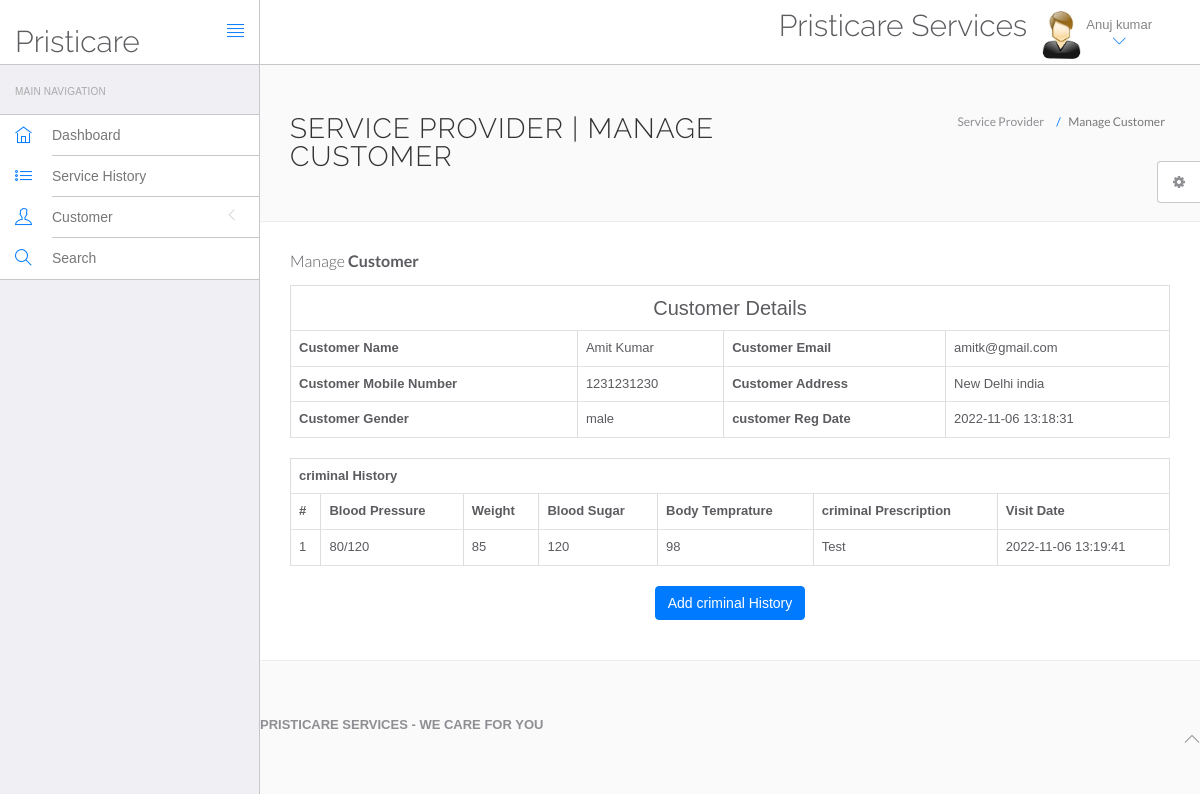
/PristiCare/hms/Service_Provider/view-customer.php?viewid=1 (signed in), run on the app's committed database.
### tables this page shows
CREATE TABLE `workers` (
  `id` int(11) NOT NULL,
  `specilization` varchar(255) DEFAULT NULL,
  `workerName` varchar(255) DEFAULT NULL,
  `address` longtext DEFAULT NULL,
  `docFees` varchar(255) DEFAULT NULL,
  `contactno` bigint(11) DEFAULT NULL,
  `docEmail` varchar(255) DEFAULT NULL,
  `password` varchar(255) DEFAULT NULL,
  `creationDate` timestamp NULL DEFAULT current_timestamp(),
  `updationDate` timestamp NULL DEFAULT NULL ON UPDATE current_timestamp()
);

CREATE TABLE `tblcustomer` (
  `ID` int(10) NOT NULL,
  `Docid` int(10) DEFAULT NULL,
  `customerName` varchar(200) DEFAULT NULL,
  `customerContno` bigint(10) DEFAULT NULL,
  `customerEmail` varchar(200) DEFAULT NULL,
  `customerGender` varchar(50) DEFAULT NULL,
  `customerAdd` mediumtext DEFAULT NULL,
  `customerAge` int(10) DEFAULT NULL,
  `customerMedhis` mediumtext DEFAULT NULL,
  `CreationDate` timestamp NULL DEFAULT current_timestamp(),
  `UpdationDate` timestamp NULL DEFAULT NULL ON UPDATE current_timestamp()
);

CREATE TABLE `tblcriminalhistory` (
  `ID` int(10) NOT NULL,
  `customerID` int(10) DEFAULT NULL,
  `BloodPressure` varchar(200) DEFAULT NULL,
  `BloodSugar` varchar(200) NOT NULL,
  `Weight` varchar(100) DEFAULT NULL,
  `Temperature` varchar(200) DEFAULT NULL,
  `criminalPres` mediumtext DEFAULT NULL,
  `CreationDate` timestamp NOT NULL DEFAULT current_timestamp() ON UPDATE current_timestamp()
);

### PristiCare/hms/Service_Provider/view-customer.php (the view, shortened to what this page needs)
<?php
include('include/config.php');
if(strlen($_SESSION['id']==0)) {
 header('location:logout.php');
  } else{
?>
<!DOCTYPE html>
<html lang="en">
	<head>
		<link rel="stylesheet" href="vendor/bootstrap/css/bootstrap.min.css">
		<link rel="stylesheet" href="vendor/fontawesome/css/font-awesome.min.css">
		<link rel="stylesheet" href="vendor/themify-icons/themify-icons.min.css">
		<link href="vendor/animate.css/animate.min.css" rel="stylesheet" media="screen">
		<link href="vendor/perfect-scrollbar/perfect-scrollbar.min.css" rel="stylesheet" media="screen">
		<link href="vendor/switchery/switchery.min.css" rel="stylesheet" media="screen">
		<link href="vendor/bootstrap-touchspin/jquery.bootstrap-touchspin.min.css" rel="stylesheet" media="screen">
		<link href="vendor/select2/select2.min.css" rel="stylesheet" media="screen">
		<link href="vendor/bootstrap-datepicker/bootstrap-datepicker3.standalone.min.css" rel="stylesheet" media="screen">
		<link href="vendor/bootstrap-timepicker/bootstrap-timepicker.min.css" rel="stylesheet" media="screen">
		<link rel="stylesheet" href="assets/css/styles.css">
		<link rel="stylesheet" href="assets/css/plugins.css">
		<link rel="stylesheet" href="assets/css/themes/theme-1.css" id="skin_color" />
	</head>
	<body>
		<div id="app">
<?php include('include/sidebar.php');?>
<div class="app-content">
<?php include('include/header.php');?>
<div class="main-content" >
<div class="wrap-content container" id="container">
<section id="page-title">
<div class="row">
<div class="col-sm-8">
<h1 class="mainTitle">Service Provider | Manage Customer</h1>
</div>
<ol class="breadcrumb">
<li>
<span>Service Provider </span>
</li>
<li class="active">
<span>Manage Customer</span>
</li>
</ol>
</div>
</section>
<div class="container-fluid container-fullw bg-white">
<div class="row">
<div class="col-md-12">
<h5 class="over-title margin-bottom-15">Manage <span class="text-bold">Customer</span></h5>
<?php
                               $vid=$_GET['viewid'];
                               $ret=mysqli_query($con,"select * from tblcustomer where ID='$vid'");
$cnt=1;
while ($row=mysqli_fetch_array($ret)) {
                               ?>
<table border="1" class="table table-bordered">
 <tr align="center">
<td colspan="4" style="font-size:20px;color:blue">
 Customer Details</td></tr>
    <tr>
    <th scope>Customer Name</th>
    <td><?php  echo $row['customerName'];?></td>
    <th scope>Customer Email</th>
    <td><?php  echo $row['customerEmail'];?></td>
  </tr>
  <tr>
    <th scope>Customer Mobile Number</th>
    <td><?php  echo $row['customerContno'];?></td>
    <th>Customer Address</th>
    <td><?php  echo $row['customerAdd'];?></td>
  </tr>
    <tr>
    <th>Customer Gender</th>
    <td><?php  echo $row['customerGender'];?></td>
    <th>customer Reg Date</th>
    <td><?php  echo $row['CreationDate'];?></td>
  </tr>
<?php }?>
</table>
<?php
$ret=mysqli_query($con,"select * from tblcriminalhistory  where customerID='$vid'");
 ?>
<table id="datatable" class="table table-bordered dt-responsive nowrap" style="border-collapse: collapse; border-spacing: 0; width: 100%;">
  <tr align="center">
   <th colspan="8" >criminal History</th>
  </tr>
  <tr>
    <th>#</th>
<th>Blood Pressure</th>
<th>Weight</th>
<th>Blood Sugar</th>
<th>Body Temprature</th>
<th>criminal Prescription</th>
<th>Visit Date</th>
</tr>
<?php
while ($row=mysqli_fetch_array($ret)) {
  ?>
<tr>
  <td><?php echo $cnt;?></td>
 <td><?php  echo $row['BloodPressure'];?></td>
 <td><?php  echo $row['Weight'];?></td>
 <td><?php  echo $row['BloodSugar'];?></td>
  <td><?php  echo $row['Temperature'];?></td>
  <td><?php  echo $row['criminalPres'];?></td>
  <td><?php  echo $row['CreationDate'];?></td>
</tr>
<?php $cnt=$cnt+1;} ?>
</table>
<p align="center">
 <button class="btn btn-primary waves-effect waves-light w-lg" data-toggle="modal" data-target="#myModal">Add criminal History</button></p>
</div>
</div>
</div>
</div>
	<?php include('include/footer.php');?>
	<?php include('include/setting.php');?>
		</div>
	</body>
</html>
<?php }  ?>

### PristiCare/hms/Service_Provider/include/header.php (shortened to what this page needs)
<header class="navbar navbar-default navbar-static-top">
					<div class="navbar-header">
						<a class="navbar-brand" href="#">
							<h2 style="padding-top:20% ">Pristicare</h2>
						</a>
						<a href="#" class="sidebar-toggler pull-right visible-md visible-lg" data-toggle-class="app-sidebar-closed" data-toggle-target="#app">
							<i class="ti-align-justify"></i>
						</a>
					</div>
					<div class="navbar-collapse collapse">
						<ul class="nav navbar-right">
								<li  style="padding-top:2% ">
								<h2>Pristicare Services</h2>
							</li>
							<li class="dropdown current-user">
								<a href class="dropdown-toggle" data-toggle="dropdown">
									<img src="assets/images/images.jpg" > <span class="username">
									<?php $query=mysqli_query($con,"select workerName from workers where id='".$_SESSION['id']."'");
while($row=mysqli_fetch_array($query))
{
	echo $row['workerName'];
}
									?> <i class="ti-angle-down"></i></i></span>
								</a>
							</li>
						</ul>
					</div>
				</header>

### PristiCare/hms/Service_Provider/assets/css/themes/theme-1.css (style rules this page uses)
body { background: #FAFAFA; }
header .navbar-header { background: #ffffff !important; border-right-color: #c8c7cc !important; border-bottom-color: #c8c7cc !important; }
header .navbar-header .sidebar-toggler, header .navbar-header .sidebar-mobile-toggler { color: #007aff !important; }
header .navbar-header .navbar-brand { color: #777 !important; }
header .navbar-collapse { background: #ffffff !important; border-bottom-color: #c8c7cc !important; box-shadow: none !important; }
header .navbar-collapse .navbar-right > li > a { color: #777; }
header .navbar-collapse .navbar-right > li > a i { color: #007aff !important; }

### data on the page
workers: workerName "Anuj kumar"
tblcustomer: customerName "Amit Kumar", customerEmail "amitk@gmail.com", customerContno "1231231230", customerAdd "New Delhi india", customerGender "male", CreationDate "2022-11-06 13:18:31"
tblcriminalhistory: BloodPressure "80/120", Weight "85", BloodSugar "120", Temperature "98", criminalPres "Test", CreationDate "2022-11-06 13:19:41"
